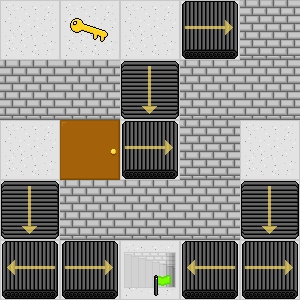

This is a level from a 2D game, rendered from its Tiled map with the project's own tilesets. A one-line summary and the complete map file follow:
An orthogonal 5x5 tile map with 60x60 px tiles, 3 tile layers (Hidden Traps, Floor, Objects).

<map version="1.2" tiledversion="1.2.2" orientation="orthogonal" renderorder="right-down" width="5" height="5" tilewidth="60" tileheight="60" infinite="0" nextlayerid="4" nextobjectid="1">
 <tileset firstgid="1" source="../data/objects.tsx" />
 <layer id="3" name="Hidden Traps" width="5" height="5">
  <data encoding="csv">
0,0,0,0,0,
0,0,0,0,0,
12,0,0,0,12,
0,0,0,0,0,
0,0,0,0,0
</data>
 </layer>
 <layer id="1" name="Floor" width="5" height="5">
  <data encoding="csv">
2,2,2,2,2,
2,2,2,2,2,
2,2,2,2,2,
2,2,2,2,2,
2,2,2,2,2
</data>
 </layer>
 <layer id="2" name="Objects" width="5" height="5">
  <data encoding="csv">
0,3,0,8,5,
5,5,11,5,5,
0,1,8,5,0,
11,5,5,5,11,
10,8,7,10,8
</data>
 </layer>
</map>
